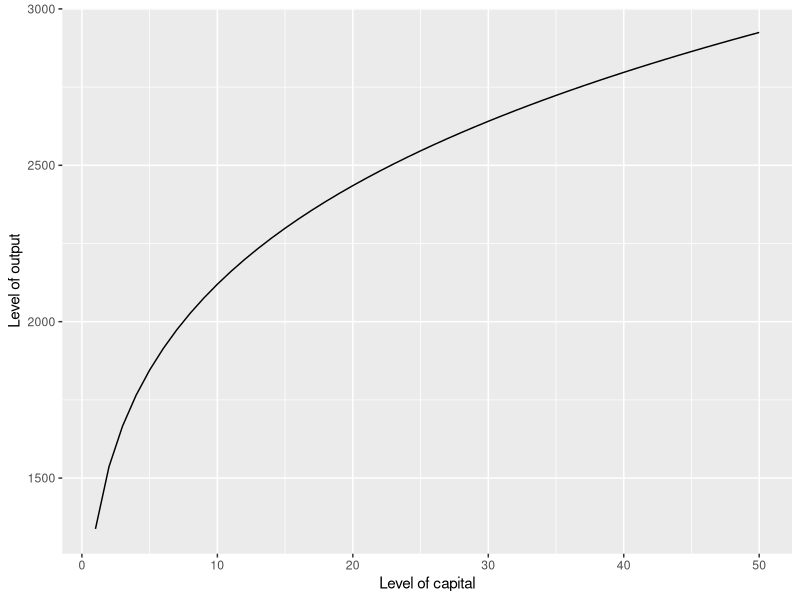

Recreate this plot in R.
## ---- chunk 1
knitr::opts_chunk$set(echo = TRUE)

library(tidyverse)
## ---- chunk 2
N <- 143.9
A <- 25.11

alpha <- 0.2


df <- tibble(k = 1:50)

df %>% 
  mutate(k_alpha = k^alpha,
         y = A*k_alpha*(N^(1-alpha))) %>% 
  ggplot(aes(k, y)) +
  geom_line() +
  geom_abline() +
  labs(x = "Level of capital",
       y = "Level of output")
